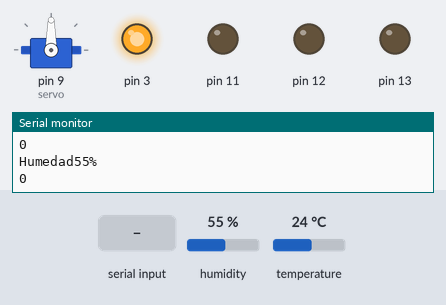
Recording of a sketch running on a simulated Arduino Uno, built with avr-gcc and run on an emulated ATmega328P. Shown: servo, output pins drawn as LEDs (lit = HIGH), the last lines printed to the serial monitor. The test bench sets the inputs (shaded band); at power-on: temperature 24 °C, humidity 55 %.

Above: at 1.2 s.
1.3 s: temperature set to 22 °C
At 2.8 s:
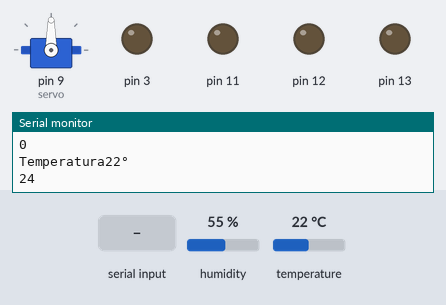
3.5 s: "90,45\n" received over Serial
At 4.7 s:
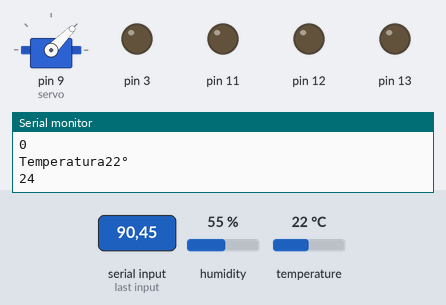
5.0 s: "30,150\n" received over Serial
At 6.0 s:
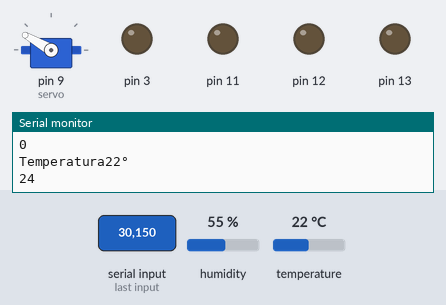
6.5 s: temperature set to 28 °C
At 7.6 s:
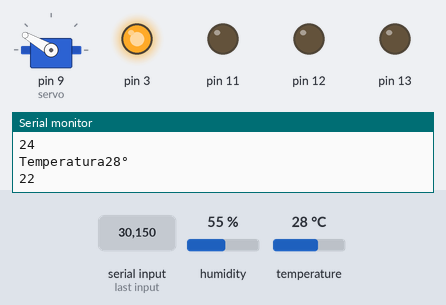
8.0 s: "V90\n" received over Serial
At 9.2 s:
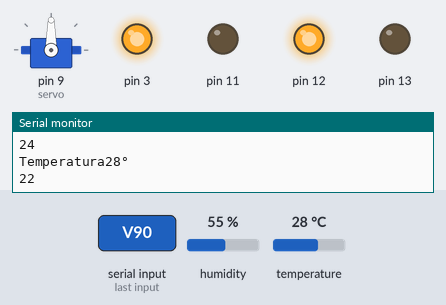
9.5 s: "V,45\n" received over Serial
At 10.5 s:
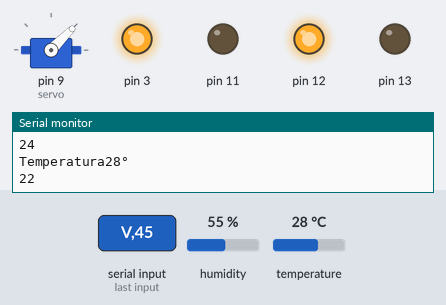
Timing chart, 0 to 12.0 s (numbered marks = the images above; inputs shaded):
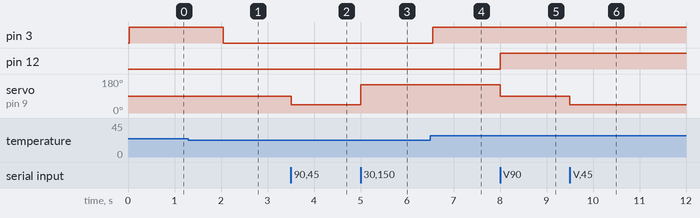

The sketch:

prueba_led_temp_servo04102018.ino
```cpp
///INCLUIMOS LIBRERIAS NECESARIAS
#include <DHT.h>
#include <DHT_U.h>
#include <Servo.h>

///DEFINICIONES
#define DHTPIN 7     // Indicamos el pin donde conectaremos la patilla data de nuestro sensor
#define DHTTYPE DHT11   // Seleccionamos el tipo de sensor DHT 11
Servo servo; //Creamos un objeto Servo de nombre... servo
DHT dht11(DHTPIN, DHTTYPE);  // indicamos en que pin esta conectado el data, y el tipo de sensor


// Conecta el pin 1 del sensor a +5V
// Conecta el pin 2 del sensor al pin que 7 para DHTPIN
// Conecta el pin 3 del sensor a GROUND

///VARIABLES A UTILIZAR

String sResultado, sEspacios;
int iContador;
int iTamanoCadena = 4;
int val = 0; //Variable de entrada del Serial
int pin=4;
int vTemp;
int vHum;

void setup(){
  Serial.begin(9600);
  // Iniciamos los pines de luces
  pinMode(13,OUTPUT);
  pinMode(12,OUTPUT);
  pinMode(11,OUTPUT);
  pinMode(3,OUTPUT);
  pinMode(9,INPUT);
  pinMode(7,INPUT);
  dht11.begin();//Iniciamos el sensor de temperatura
  servo.attach(9); //Conectamos el servo al pin digital 9
}
void loop(){
      int iHumedad = dht11.readHumidity();  //Guarda la lectura de la humedad
      int iTemperatura = dht11.readTemperature();  //Guarda la lectura de la temperatura
      if (vTemp != iTemperatura){
         Serial.println("Temperatura" + String(iTemperatura)+ "°" );
         Serial.println(vTemp);
         vTemp = iTemperatura;
      if (vTemp >= 24){
          digitalWrite(3,HIGH);
         }
         else {
          digitalWrite(3,LOW);
         }
         }

      if (vHum != iHumedad){
         Serial.println("Humedad" + String(iHumedad)+ "%" );
         Serial.println(vHum);
         vHum = iHumedad;
         }
     if(Serial.available()) //Detecta si hay alguna entrada por serial
   {

      switch(Serial.read()){
      case 'V':digitalWrite(13,LOW), digitalWrite(12,HIGH),digitalWrite(11,LOW);
              break;
      case 'A':digitalWrite(13,HIGH), digitalWrite(12,LOW),digitalWrite(11,LOW);
              break;
      case 'R':digitalWrite(13,LOW), digitalWrite(12,LOW),digitalWrite(11,HIGH);
              break;
      case 'P':digitalWrite(13,LOW), digitalWrite(12,LOW),digitalWrite(11,LOW);
              break;
      }

      val = Serial.parseInt();
      if(val != 0)
      {
         servo.write(val); //Mueve el servo a la posición entrada (excepto si es 0)
      }
   }
}
```

Measured:
- the behaviour switches between 24 and 23 °C on temperature (found by bisection; images 0 and 1)
- after the input at 1.3 s, pin 3: HIGH → LOW after 0.75 s
- after the input at 3.5 s, servo on pin 9 (servo): 90° → 45° at once
- after the input at 5.0 s, servo on pin 9 (servo): 45° → 150° at once
- after the input at 6.5 s, pin 3: LOW → HIGH after 0.05 s
- after the input at 8.0 s, pin 12: LOW → HIGH at once; servo on pin 9 (servo): 150° → 90° at once
- after the input at 9.5 s, servo on pin 9 (servo): 90° → 45° at once
